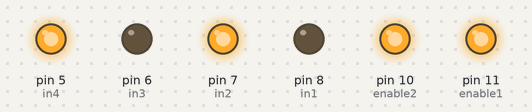
Recording of a sketch running on a simulated Arduino Uno, built with avr-gcc and run on an emulated ATmega328P. On the bench: output pins drawn as LEDs (lit = HIGH).

Above: at 0.1 s.
At 10.1 s:
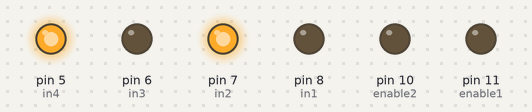
Timing chart, 0 to 11.6 s (numbered marks = the images above):
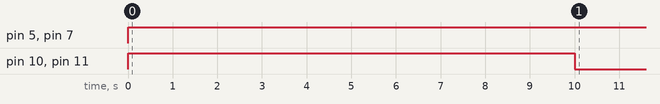

Measured:
- by itself, pin 5 (in4), pin 7 (in2): LOW → HIGH at 0.00 s
- by itself, pin 10 (enable2), pin 11 (enable1): LOW → HIGH at 0.00 s, → LOW 10.0 s later

The sketch:

TestCaterpillars.ino
```cpp
int enable1=11;
int enable2=10;
int in1=8;
int in2=7;
int in3=6;
int in4=5;

void setup() {
  pinMode(in1,OUTPUT);
  pinMode(in2, OUTPUT);
  pinMode(in3,OUTPUT);
  pinMode(in4, OUTPUT);
  pinMode(enable1,OUTPUT);
  pinMode(enable2,OUTPUT);
  Serial.begin(115200);
}

void loop() {
  int pwm=255;
  digitalWrite(in1, LOW);
  digitalWrite(in2, HIGH);
  digitalWrite(in3, LOW);
  digitalWrite(in4, HIGH);
  analogWrite(enable1, pwm);
  analogWrite(enable2, pwm);
  delay(10000);
  analogWrite(enable1, 0);
  analogWrite(enable2, 0);
  delay(1000000);
}
```
